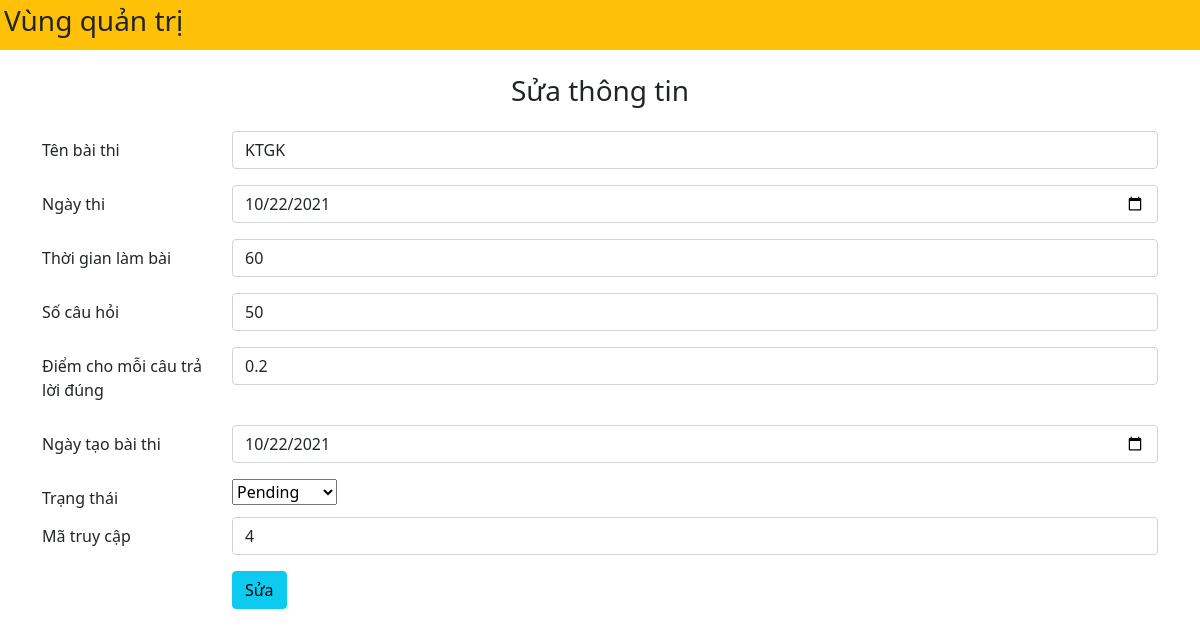
The app's page /edit.php?id=4 with its own data.
### tables this page shows
CREATE TABLE `exams` (
  `id` int(225) UNSIGNED NOT NULL,
  `exam_title` varchar(100) NOT NULL,
  `exam_datetime` date NOT NULL,
  `duration` int(225) NOT NULL,
  `total_question` int(225) NOT NULL,
  `marks_per_right_answer` varchar(10) NOT NULL,
  `created_on` date NOT NULL,
  `status` varchar(100) NOT NULL,
  `exam_code` int(225) UNSIGNED NOT NULL
);

### src/edit.php (the view, shortened to what this page needs)
<!DOCTYPE html>
<html lang="en">
<head>
    <link rel="stylesheet" href="https://stackpath.bootstrapcdn.com/bootstrap/5.0.0-alpha1/css/bootstrap.min.css"
>
</head>
<body>
    <div class="container-fluid bg-warning p-1 mb-4">
        <h3>Vùng quản trị</h3>
    </div>
    <div class="container">
        <h3 class="text-center mb-4">Sửa thông tin</h3>
        <?php
        $id = $_GET['id'];
        $conn = mysqli_connect('localhost', 'root', '', 'de06');
        $sql="SELECT * FROM exams WHERE id = '$id'";
        $result = mysqli_query($conn,$sql);
        $row = mysqli_fetch_assoc($result);
        ?>
        <form action="process-edit.php" method="get">
            <div class="mb-3 row">
                <label for="exam_title" class="col-sm-2 col-form-label">Tên bài thi</label>
                <div class="col-sm-10">
                    <input type="text" class="form-control" value="<?php echo $row['exam_title']; ?>" name="exam_title">
                </div>
            </div>
            <div class="mb-3 row">
                <label for="exam_datetime" class="col-sm-2 col-form-label">Ngày thi</label>
                <div class="col-sm-10">
                    <input type="date" class="form-control" value="<?php echo $row['exam_datetime']; ?>"
                        name="exam_datetime">
                </div>
            </div>
            <div class="mb-3 row">
                <label for="duration" class="col-sm-2 col-form-label">Thời gian làm bài</label>
                <div class="col-sm-10">
                    <input type="number" class="form-control" value="<?php echo $row['duration']; ?>" name="duration">
                </div>
            </div>
            <div class="mb-3 row">
                <label for="total_question" class="col-sm-2 col-form-label">Số câu hỏi</label>
                <div class="col-sm-10">
                    <input type="number" class="form-control" value="<?php echo $row['total_question']; ?>"
                        name="total_question">
                </div>
            </div>
            <div class="mb-3 row">
                <label for="marks_per_right_answer" class="col-sm-2 col-form-label">Điểm cho mỗi câu trả lời
                    đúng</label>
                <div class="col-sm-10">
                    <input type="text" class="form-control" value="<?php echo $row['marks_per_right_answer']; ?>"
                        name="marks_per_right_answer">
                </div>
            </div>
            <div class="mb-3 row">
                <label for="created_on" class="col-sm-2 col-form-label">Ngày tạo bài thi</label>
                <div class="col-sm-10">
                    <input type="date" class="form-control" value="<?php echo $row['created_on']; ?>" name="created_on">
                </div>
            </div>
            <div class="form-group row">
                <label for="" class="col-sm-2 col-form-label">Trạng thái</label>
                <div class="col-sm-10">
                    <select name="status">
                        <option value="Pending">Pending</option>
                    </select>
                </div>
            </div>
            <div class="mb-3 row">
                <label for="exam_code" class="col-sm-2 col-form-label">Mã truy cập</label>
                <div class="col-sm-10">
                    <input type="number" class="form-control" value="<?php echo $row['exam_code']; ?>" name="exam_code">
                </div>
            </div>
            <div class="mb-3 row">
                <label for="exam_title" class="col-sm-2 col-form-label"></label>
                <div class="col-sm-10">
                    <button type="submit" class="btn btn-info" name="btnsubmit">Sửa</button>
                </div>
            </div>
        </form>
    </div>
</body>
</html>

### records on screen
exams: exam_title "KTGK", exam_datetime "10/22/2021", duration "60", total_question "50", marks_per_right_answer "0.2", created_on "10/22/2021", exam_code "4"
